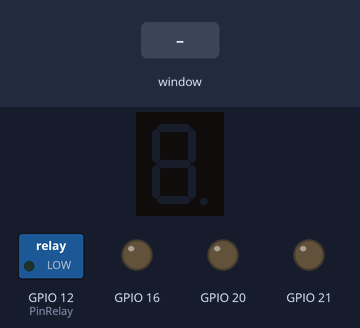
The program below on a simulated Raspberry Pi (BCM pin numbers). Parts: 1-digit seven-segment display, switched loads named in the program (green lamp = pin HIGH), output pins drawn as LEDs (lit = HIGH). The test bench sets the inputs (shaded band). The segment pins are drawn as the display they are named for; the desktop window is not drawn, its controls go by their first labels and the mouse button is held 0.15 s; pins used as bus, display or sensor lines are not drawn; what the program prints to the terminal is not drawn.

Above: at 1.2 s.
1.3 s: control labelled "1" in the window clicked
At 1.9 s:
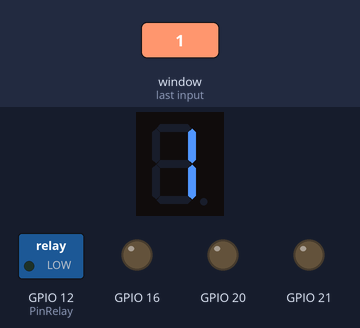
2.8 s: control labelled "ON" in the window clicked
At 3.5 s:
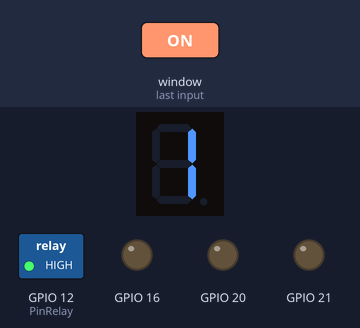
4.3 s: control labelled "Red" in the window clicked
At 4.7 s:
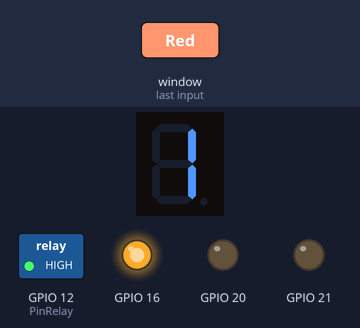
5.8 s: control labelled "OFF" in the window clicked
At 7.0 s:
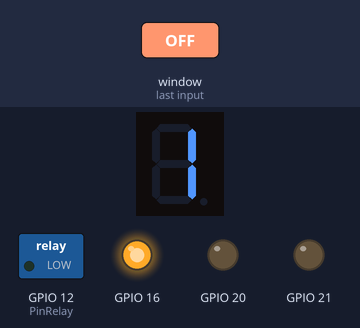
7.3 s: control labelled "Green" in the window clicked
At 8.1 s:
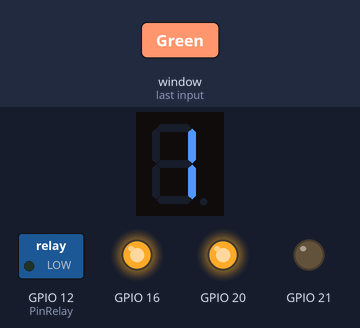
8.8 s: control labelled "Blue" in the window clicked
At 9.3 s:
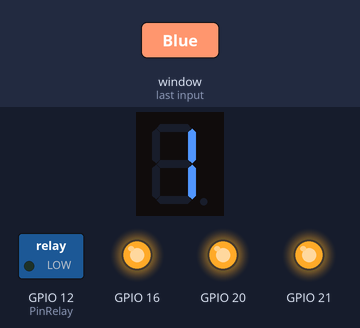
Timing chart, 0 to 11.3 s (numbered marks = the images above; inputs shaded):
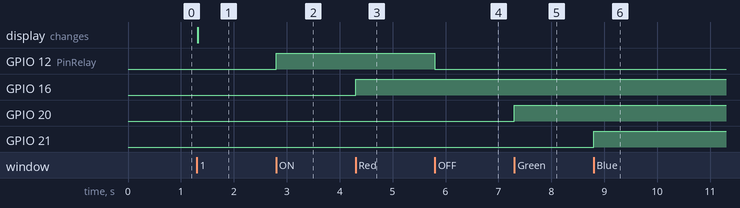

The program:

RelayRGB7segDisplay.py
```python
import RPi.GPIO as IO
from tkinter import *

def formLayout_Relay(form):
    'Layout form relay control'
    frameRelay = Frame(form, borderwidth=1, relief=GROOVE)

    label1 = Label(frameRelay, text="Relay 控制:",font=("Helvetica", 20))
    label1.pack(side=LEFT,padx=3,pady=3)

    buttonOn = Button(
        frameRelay,
        text="ON",
        font=("Helvetica", 20),
        bg="GREEN",
        padx=40,
        pady=20,
        command=lambda: buttonRelay_Click(1)
        )
    buttonOn.pack(side=LEFT, padx=3,pady=3)
    buttonOff = Button(
        frameRelay,
        text="OFF",
        font=("Helvetica", 20),
        bg="RED",
        padx=40,
        pady=20,
        command=lambda: buttonRelay_Click(0)
        )
    buttonOff.pack(side=LEFT, padx=3,pady=3)

    frameRelay.pack(padx=10,pady=10, fill=X)

def formLayout_ColorLED(form):
    'Layout form Color LED control'
    frameColorLED = Frame(form, borderwidth=1, relief=GROOVE)

    label1 = Label(frameColorLED, text="COLOR LED 控制:",font=("Helvetica", 20))
    label1.pack(side=LEFT,padx=3,pady=3)

    buttonsColorLeds = ("Red","Green","Blue")
    for buttonColor in buttonsColorLeds:
        SetColorLedButton(frameColorLED,buttonColor)

    frameColorLED.pack(padx=10,pady=10, fill=X)

def formLayout_Digit(form):
    'Layout form digitl Control'
    frameDigit = Frame(form, borderwidth=1, relief=GROOVE)

    label1 = Label(frameDigit, text="數字顯示:",font=("Helvetica", 20))
    label1.pack(side=LEFT,padx=3,pady=3)

    for i in range(10):
        SetDigitButton(frameDigit, i)
    frameDigit.pack(padx=10, pady=10, fill=X)

def ShowDigit(n):
    nv = FontDigit[n]
    i = 0
    for p in PinSenvenLed:
        IO.output(p,nv[i])
        i += 1

def SetColorLedButton(form,color):
    button = Button(
        form,
        text=color,
        font=("Helvetica", 20),
        bg=color,
        padx=40,
        pady=20,
        command=lambda: buttonColorLed_Click(color)
    )
    button.pack(side=LEFT, padx=3, pady=3)

def buttonDigits_Click(n):
    print(n, "按下了")
    ShowDigit(n)

def SetDigitButton(frame, buttonText):
    button = Button(
        frame,
        text=buttonText,
        font=("Helvetica", 30),
        bg="Blue",
        command=lambda: buttonDigits_Click(buttonText)
    )
    button.pack(side=LEFT, padx=3, pady=3)

def buttonRelay_Click(flag):
    if flag == 0:
        print ("OFF 按下了")
    else:
        print ("ON 按下了")
    IO.output(PinRelay,flag)

def buttonColorLed_Click(color):
    colorPin=dictColorLed.get(color)
    #print("color pin:",colorPin)
    setValue = not IO.input(colorPin)
    if setValue == 1:
        setText = "點亮"
    else:
        setText = "熄滅"
    print(setText, color, end=". ")
    IO.output(colorPin, setValue)
    for i in ColorLed:
        print(i[0],IO.input(i[1]), end=", ")
    print("")

PinRelay = 12
PinLedRed = 16
PinLedGreen = 20
PinLedBlue = 21
ColorLed = [["Red",PinLedRed],["Green",PinLedGreen],["Blue",PinLedBlue]]
dictColorLed=dict(ColorLed)
PinSenvenLed = (17,4,23,24,25,27,22,18)

IO.setwarnings(False)
IO.setmode(IO.BCM)

IO.setup(PinRelay,IO.OUT)

for cl in ColorLed:
    print(cl)
    IO.setup(cl[1],IO.OUT)

for x in PinSenvenLed:
    IO.setup(x,IO.OUT)

FontDigit = {
    0 :(1, 1, 1, 1, 1, 1, 0, 0),
    1 :(0, 1, 1, 0, 0, 0, 0, 0),
    2 :(1, 1, 0, 1, 1, 0, 1, 0),
    3 :(1, 1, 1, 1, 0, 0, 1, 0),
    4 :(0, 1, 1, 0, 0, 1, 1, 0),
    5 :(1, 0, 1, 1, 0, 1, 1, 0),
    6 :(1, 0, 1, 1, 1, 1, 1, 0),
    7 :(1, 1, 1, 0, 0, 1, 0, 0),
    8 :(1, 1, 1, 1, 1, 1, 1, 0),
    9 :(1, 1, 1, 0, 0, 1, 1, 0),
    10:(0, 0, 0, 0, 0, 0, 0, 0),
    }

if __name__ == '__main__':
    form = Tk()
    form.title('LED control')
    form.geometry("800x600")
    form.option_add("*Button.Background","#004A9B")
    form.option_add("*Button.Foreground","white")
    formLayout_Relay(form)
    formLayout_ColorLED(form)
    formLayout_Digit(form)
    form.mainloop()
```

Measured:
- after the input at 1.3 s, the display: changes at once (image 1)
- after the input at 2.8 s, GPIO 12 (PinRelay): LOW → HIGH at once
- after the input at 4.3 s, GPIO 16: LOW → HIGH at once
- after the input at 5.8 s, GPIO 12 (PinRelay): HIGH → LOW at once
- after the input at 7.3 s, GPIO 20: LOW → HIGH at once
- after the input at 8.8 s, GPIO 21: LOW → HIGH at once
